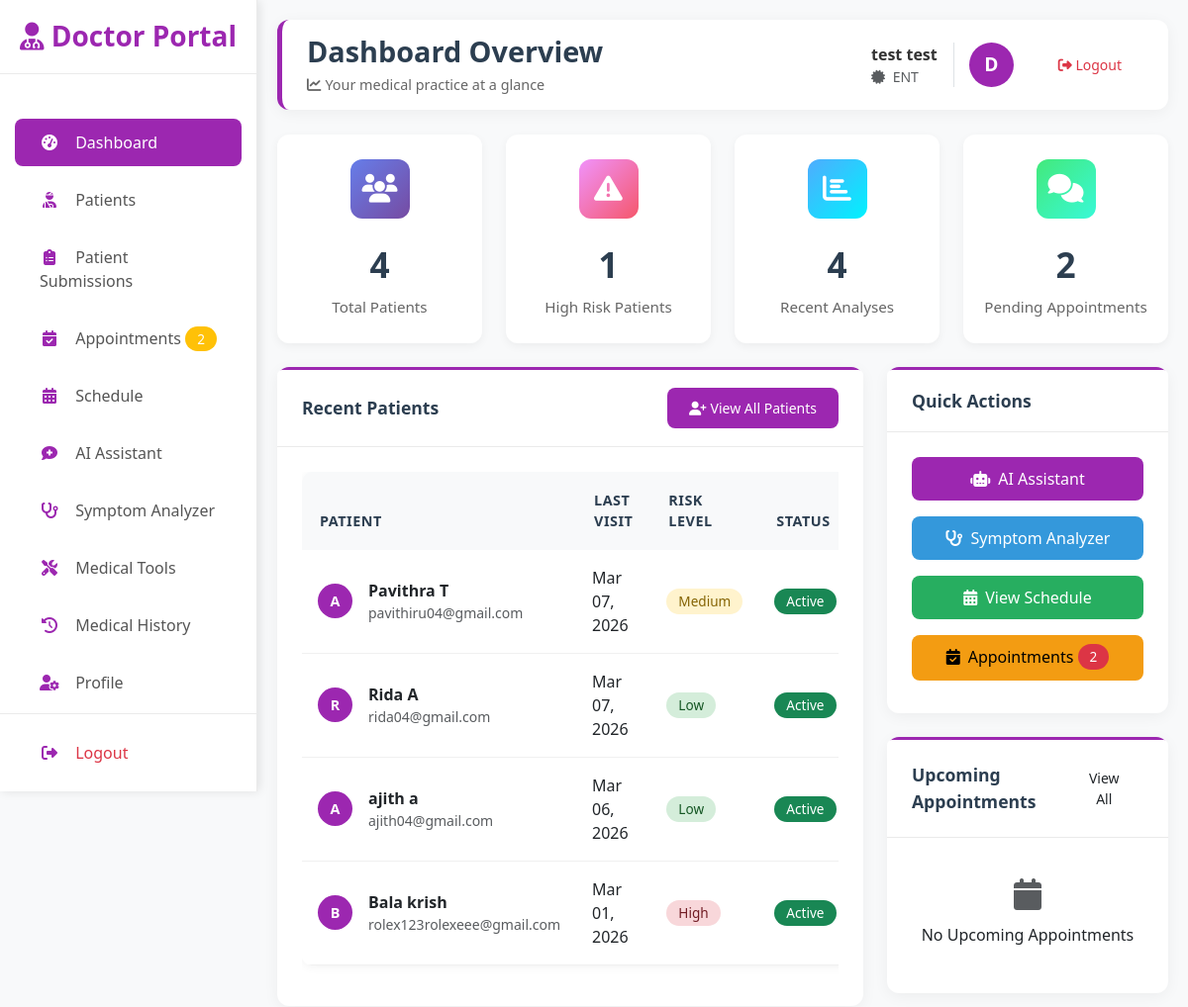
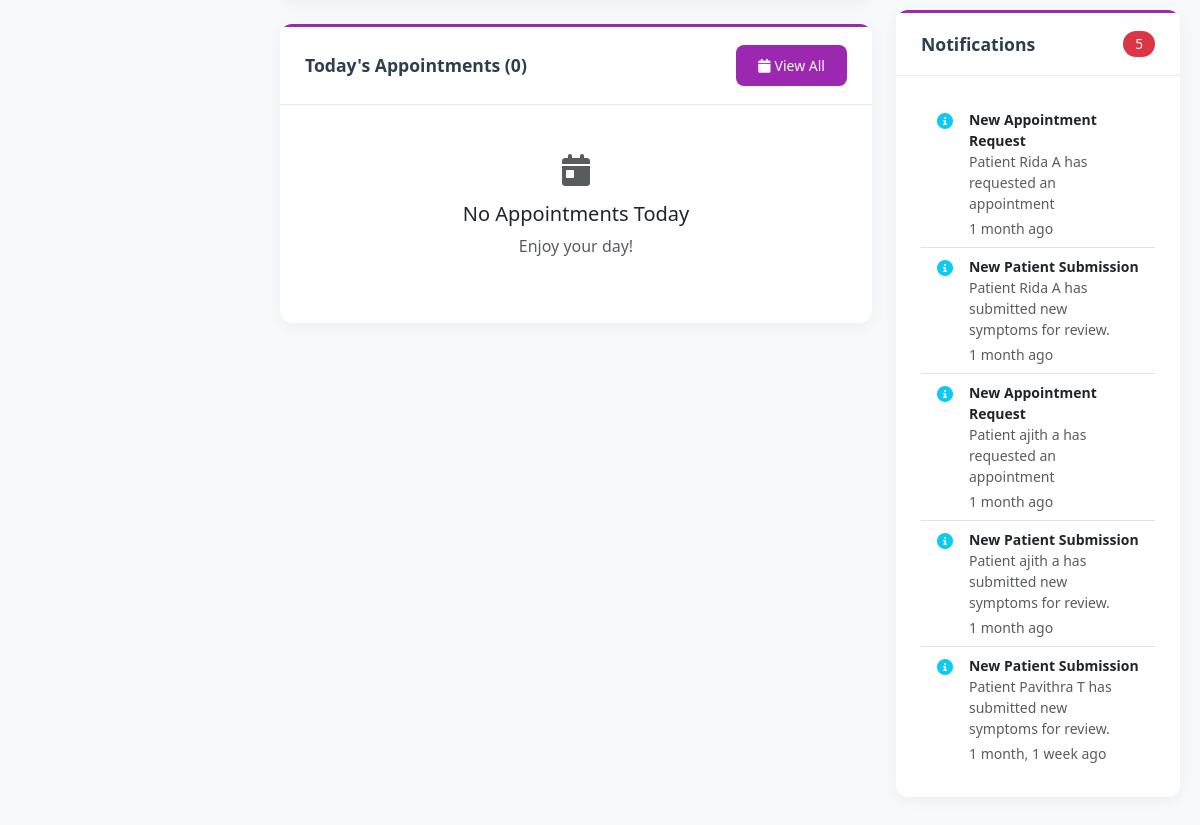
Page /doctor/dashboard/ (signed in) on the earlier database version (2 pictures, top to bottom).
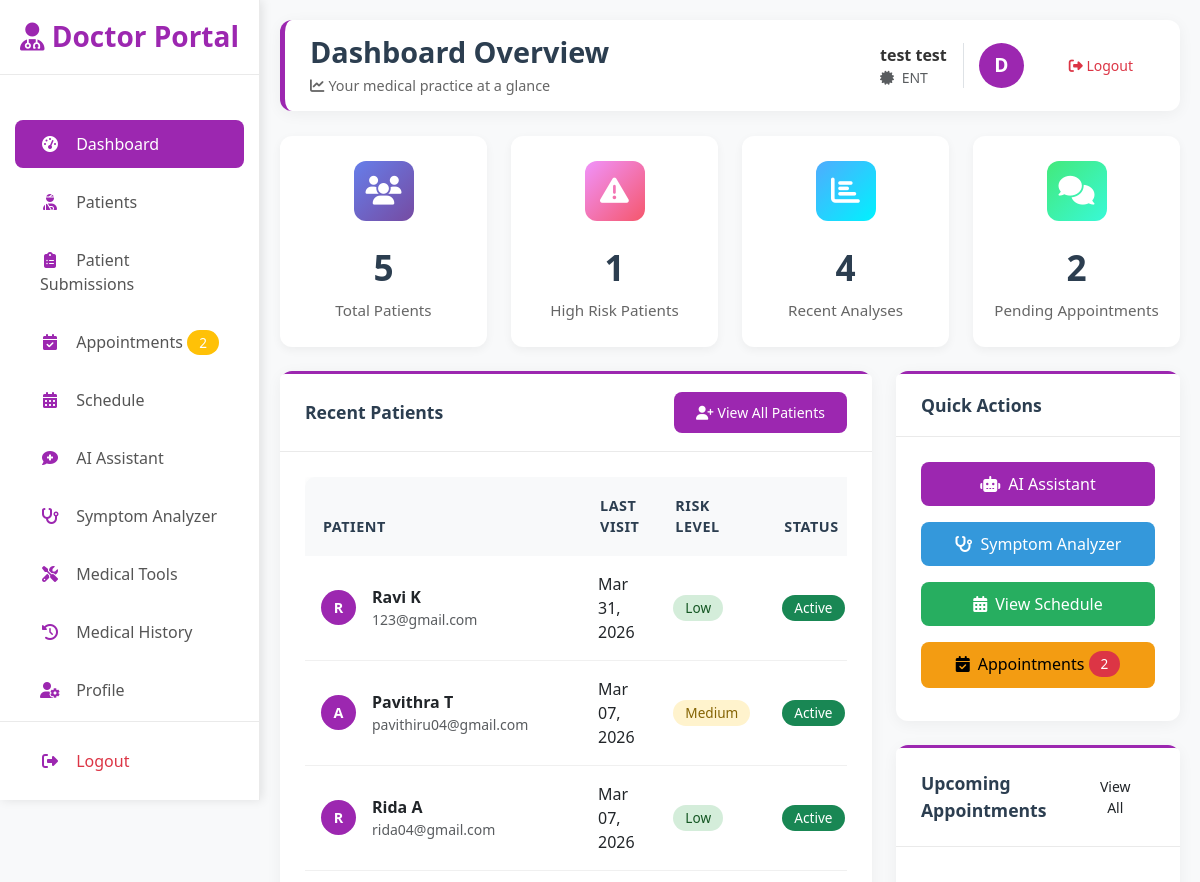
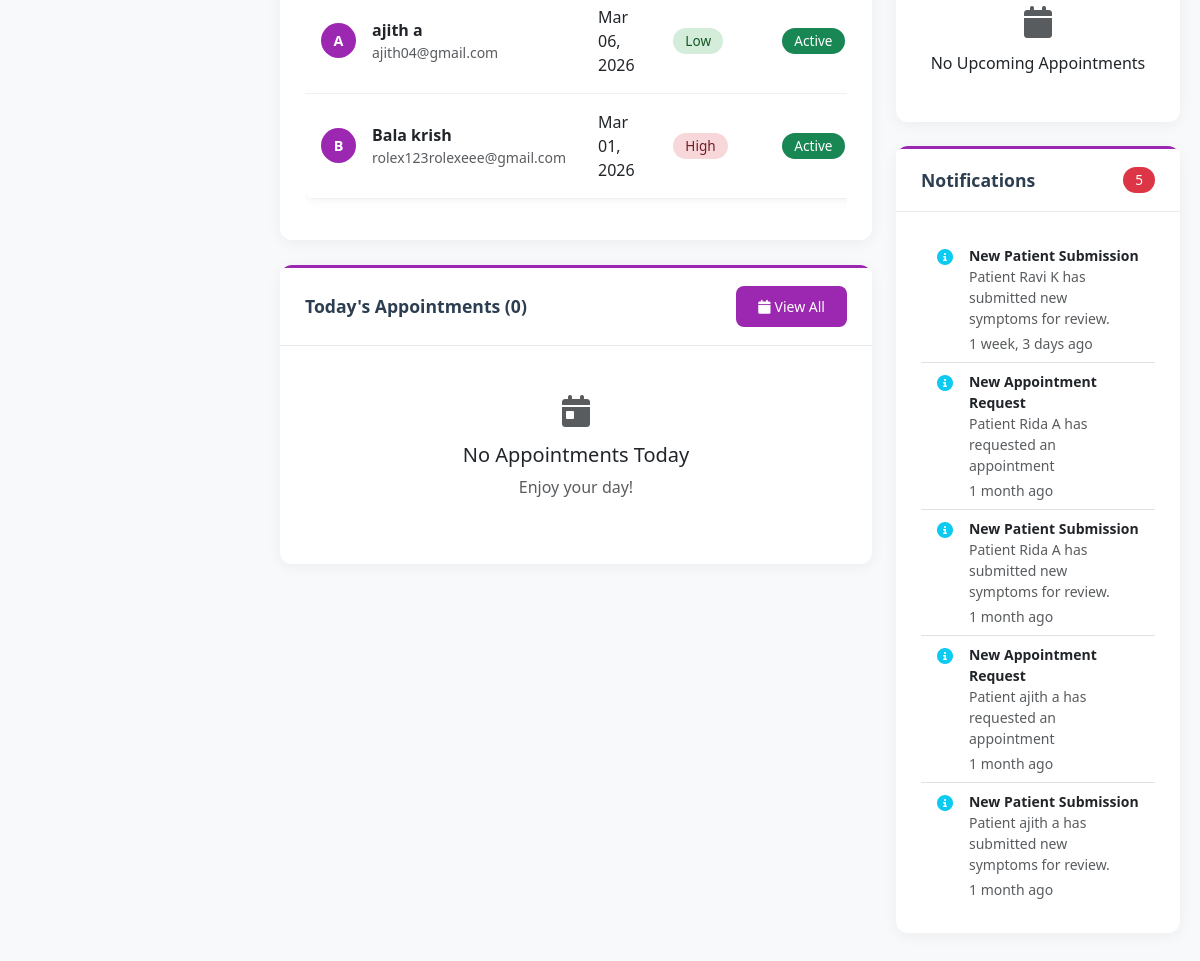
Same page on the later database version (2 pictures, top to bottom).
### core/models.py (models this page shows, shortened)
class User(AbstractUser):
    ROLE_CHOICES = (
        ('admin', 'Admin'),
        ('doctor', 'Doctor'),
        ('researcher', 'Researcher'),
        ('patient', 'Patient'),
    )
    STATUS_CHOICES = (
        ('pending', 'Pending Approval'),
        ('approved', 'Approved'),
        ('rejected', 'Rejected'),
    )
    RISK_LEVEL_CHOICES = (
        ('low', 'Low'),
        ('medium', 'Medium'),
        ('high', 'High'),
        ('critical', 'Critical'),
    )
    role = models.CharField(max_length=20, choices=ROLE_CHOICES, default='patient')
    status = models.CharField(max_length=20, choices=STATUS_CHOICES, default='pending')
    email = models.EmailField(unique=True)
    full_name = models.CharField(max_length=255, blank=True)
    phone_regex = RegexValidator(regex=r'^\+?1?\d{9,15}$',
                                message="Phone number must be entered in the format: '+999999999'. Up to 15 digits allowed.")
    phone = models.CharField(validators=[phone_regex], max_length=17, blank=True)
    address = models.TextField(blank=True)
    date_of_birth = models.DateField(null=True, blank=True)
    profile_picture = models.ImageField(upload_to='profile_pics/', null=True, blank=True)
    specialization = models.CharField(max_length=100, blank=True)  # Doctor
    license_number = models.CharField(max_length=50, blank=True)  # Doctor
    institution = models.CharField(max_length=200, blank=True)  # Researcher
    research_area = models.TextField(blank=True)  # Researcher
    qualifications = models.CharField(max_length=255, blank=True)  # e.g., M.B.B.S, M.D.
    clinic_name = models.CharField(max_length=255, blank=True)
    clinic_address = models.TextField(blank=True)
    signature = models.ImageField(upload_to='signatures/', null=True, blank=True)
    biography = models.TextField(blank=True)
    risk_level = models.CharField(max_length=20, choices=RISK_LEVEL_CHOICES, blank=True)
    ml_confidence_score = models.FloatField(default=0.0)
    last_analysis = models.DateTimeField(null=True, blank=True)
    created_at = models.DateTimeField(auto_now_add=True)
    updated_at = models.DateTimeField(auto_now=True)
    is_verified = models.BooleanField(default=False)
    verification_token = models.UUIDField(default=uuid.uuid4, editable=False)
    class Meta:
        ordering = ['-date_joined']
    def get_full_name(self):
        if self.full_name:
            return self.full_name
        return super().get_full_name()

class Notification(models.Model):
    user = models.ForeignKey(User, on_delete=models.CASCADE, related_name='notifications')
    title = models.CharField(max_length=200)
    message = models.TextField()
    notification_type = models.CharField(max_length=20, choices=[
        ('info', 'Info'),
        ('success', 'Success'),
        ('warning', 'Warning'),
        ('error', 'Error'),
    ])
    is_read = models.BooleanField(default=False)
    action_url = models.CharField(max_length=200, blank=True)
    created_at = models.DateTimeField(auto_now_add=True)
    class Meta:
        ordering = ['-created_at']

### core/decorators.py (the view)
        def _wrapped_view(request, *args, **kwargs):
            if not request.user.is_authenticated:
                return redirect('login')
            if request.user.is_superuser:
                return view_func(request, *args, **kwargs)
            if isinstance(allowed_roles, str):
                allowed = [allowed_roles]
            else:
                allowed = allowed_roles
            if request.user.role not in allowed and not request.user.is_admin():
                raise PermissionDenied("You don't have permission to access this page.")
            return view_func(request, *args, **kwargs)

### core/utils.py (called while the page is built)
def log_event(action, user=None, details=None, request=None):
    log_entry = AuditLog(
        user=user,
        action=action,
        details=details or {}
    )
    if request:
        log_entry.ip_address = request.META.get('REMOTE_ADDR')
        log_entry.user_agent = request.META.get('HTTP_USER_AGENT', '')
    log_entry.save()
    return log_entry

### templates/doctor/dashboard.html (shortened to what the changed rows need)
{% extends 'doctor/doctor_base.html' %}
{% block page_title %}Dashboard Overview{% endblock %}
{% block content %}
<div class="fade-in">
    <div class="row mb-4">
        <div class="col-md-3">
            <div class="stat-card">
                <div class="stat-icon patients">
                    <i class="fas fa-users"></i>
                </div>
                <div class="stat-value">{{ total_patients }}</div>
                <div class="stat-label">Total Patients</div>
            </div>
        </div>
    </div>
    <div class="row">
        <div class="col-lg-8">
            <div class="card">
                <div class="card-body">
                    <div class="table-responsive">
                        <table class="table">
                            <thead>
                                <tr>
                                    <th>Patient</th>
                                    <th>Last Visit</th>
                                    <th>Risk Level</th>
                                    <th>Status</th>
                                </tr>
                            </thead>
                            <tbody>
                                {% for patient in patients %}
                                <tr>
                                    <td>
                                        <div class="d-flex align-items-center">
                                            <div class="user-avatar me-3" style="width: 35px; height: 35px; font-size: 0.9rem;">
                                                {{ patient.username|first|upper }}
                                            </div>
                                            <div>
                                                <div class="fw-bold">{{ patient.get_full_name|default:patient.username }}</div>
                                                <div class="small text-muted">{{ patient.email }}</div>
                                            </div>
                                        </div>
                                    </td>
                                    <td>
                                        {% if patient.last_analysis %}
                                        {{ patient.last_analysis|date:"M d, Y" }}
                                        {% else %}
                                        <span class="text-muted">Never</span>
                                        {% endif %}
                                    </td>
                                    <td>
                                        <span class="badge badge-{{ patient.risk_level|default:'low' }}">
                                            {{ patient.get_risk_level_display|default:"Not assessed" }}
                                        </span>
                                    </td>
                                    <td>
                                        {% if patient.last_analysis %}
                                        <span class="badge bg-success">Active</span>
                                        {% else %}
                                        <span class="badge bg-secondary">Inactive</span>
                                        {% endif %}
                                    </td>
                                </tr>
                                {% endfor %}
                            </tbody>
                        </table>
                    </div>
                </div>
            </div>
        </div>
        <div class="col-lg-4">
            <div class="card">
                <div class="card-body">
                    {% if notifications %}
                    <div class="list-group list-group-flush">
                        {% for notification in notifications %}
                        <a href="{% if notification.action_url %}{{ notification.action_url }}{% else %}#{% endif %}"
                           class="list-group-item list-group-item-action">
                            <div class="d-flex">
                                <div class="me-3">
                                    {% if notification.notification_type == 'success' %}
                                    <i class="fas fa-check-circle text-success"></i>
                                    {% elif notification.notification_type == 'warning' %}
                                    <i class="fas fa-exclamation-triangle text-warning"></i>
                                    {% elif notification.notification_type == 'error' %}
                                    <i class="fas fa-exclamation-circle text-danger"></i>
                                    {% else %}
                                    <i class="fas fa-info-circle text-info"></i>
                                    {% endif %}
                                </div>
                                <div>
                                    <div class="fw-bold small">{{ notification.title }}</div>
                                    <div class="small text-muted">{{ notification.message|truncatechars:60 }}</div>
                                    <div class="small text-muted mt-1">{{ notification.created_at|timesince }} ago</div>
                                </div>
                            </div>
                        </a>
                        {% endfor %}
                    </div>
                    {% else %}
                    <div class="text-center py-3">
                        <i class="fas fa-bell-slash fa-2x text-muted mb-3"></i>
                        <h6>No Notifications</h6>
                        <p class="text-muted small">You're all caught up!</p>
                    </div>
                    {% endif %}
                </div>
            </div>
        </div>
    </div>
</div>
{% endblock %}

Differences in the rows shown:
no longer on this page (row unchanged): Notification: notification_type "info" (drawn), title "New Patient Submission", message "Patient Pavithra T has submitted new symptoms for review.", created_at "1 month, 1 week"
added User: username|first "R", get_full_name "Ravi K", email "123@gmail.com", last_analysis "Mar 31, 2026", risk_level "Low", shows "Active"
added Notification: notification_type "info" (drawn), title "New Patient Submission", message "Patient Ravi K has submitted new symptoms for review.", created_at "1 week, 3 days"
Other differences:
{{ total_patients }}: "4" → "5"
